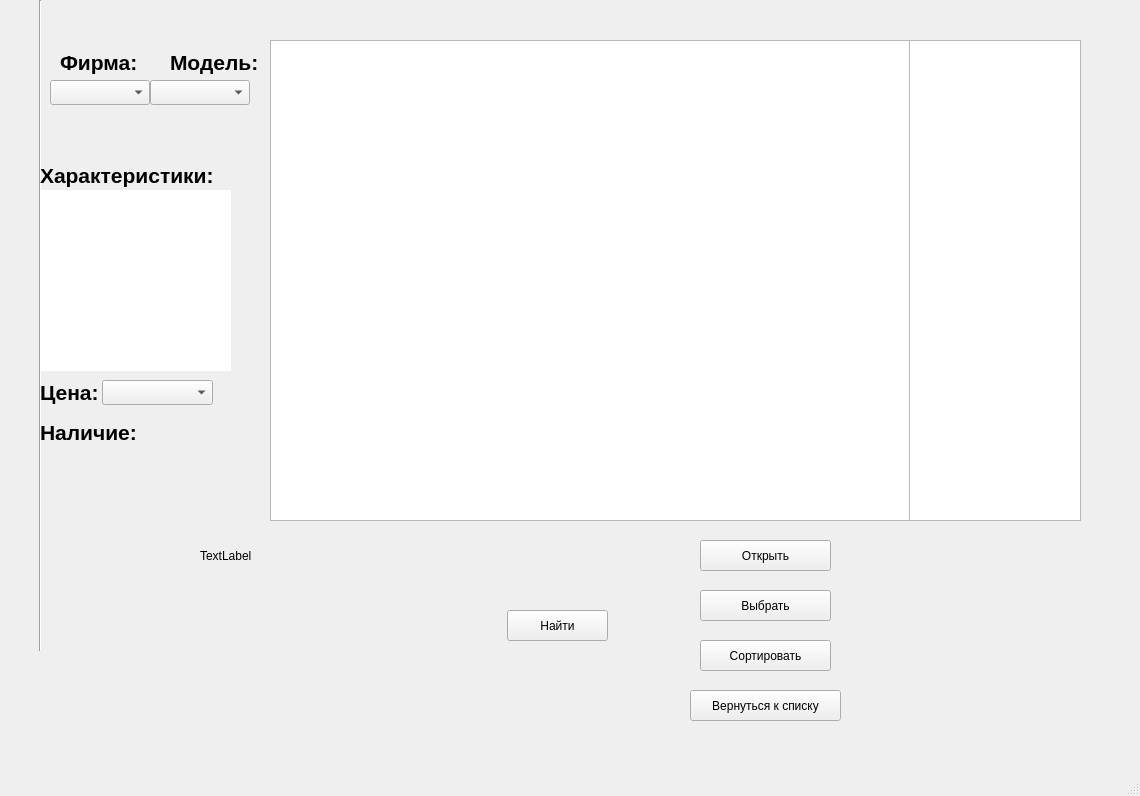
<?xml version="1.0" encoding="UTF-8"?>
<ui version="4.0">
 <class>MainWindow</class>
 <widget class="QMainWindow" name="MainWindow">
  <property name="geometry">
   <rect>
    <x>0</x>
    <y>0</y>
    <width>1140</width>
    <height>796</height>
   </rect>
  </property>
  <property name="windowTitle">
   <string>MainWindow</string>
  </property>
  <widget class="QWidget" name="centralwidget">
   <widget class="QListView" name="listView">
    <property name="geometry">
     <rect>
      <x>440</x>
      <y>40</y>
      <width>641</width>
      <height>481</height>
     </rect>
    </property>
   </widget>
   <widget class="QLabel" name="label">
    <property name="geometry">
     <rect>
      <x>200</x>
      <y>540</y>
      <width>121</width>
      <height>31</height>
     </rect>
    </property>
    <property name="font">
     <font>
      <bold>false</bold>
     </font>
    </property>
    <property name="text">
     <string>TextLabel</string>
    </property>
   </widget>
   <widget class="QPushButton" name="pushButton">
    <property name="geometry">
     <rect>
      <x>700</x>
      <y>540</y>
      <width>131</width>
      <height>31</height>
     </rect>
    </property>
    <property name="text">
     <string>Открыть</string>
    </property>
   </widget>
   <widget class="QPushButton" name="pushButton_2">
    <property name="geometry">
     <rect>
      <x>700</x>
      <y>590</y>
      <width>131</width>
      <height>31</height>
     </rect>
    </property>
    <property name="text">
     <string>Выбрать</string>
    </property>
   </widget>
   <widget class="QTableView" name="tableView">
    <property name="geometry">
     <rect>
      <x>270</x>
      <y>40</y>
      <width>640</width>
      <height>481</height>
     </rect>
    </property>
    <property name="editTriggers">
     <set>QAbstractItemView::NoEditTriggers</set>
    </property>
   </widget>
   <widget class="QLabel" name="firm">
    <property name="geometry">
     <rect>
      <x>60</x>
      <y>50</y>
      <width>76</width>
      <height>24</height>
     </rect>
    </property>
    <property name="font">
     <font>
      <pointsize>16</pointsize>
      <italic>false</italic>
      <bold>true</bold>
      <underline>false</underline>
      <strikeout>false</strikeout>
     </font>
    </property>
    <property name="text">
     <string>Фирма:</string>
    </property>
   </widget>
   <widget class="QComboBox" name="comboBoxFirm">
    <property name="geometry">
     <rect>
      <x>50</x>
      <y>80</y>
      <width>100</width>
      <height>25</height>
     </rect>
    </property>
   </widget>
   <widget class="QLabel" name="model">
    <property name="geometry">
     <rect>
      <x>170</x>
      <y>50</y>
      <width>91</width>
      <height>25</height>
     </rect>
    </property>
    <property name="font">
     <font>
      <pointsize>16</pointsize>
      <bold>true</bold>
     </font>
    </property>
    <property name="text">
     <string>Модель:</string>
    </property>
   </widget>
   <widget class="QComboBox" name="comboBoxModel">
    <property name="geometry">
     <rect>
      <x>150</x>
      <y>80</y>
      <width>100</width>
      <height>25</height>
     </rect>
    </property>
   </widget>
   <widget class="Line" name="line">
    <property name="geometry">
     <rect>
      <x>30</x>
      <y>0</y>
      <width>20</width>
      <height>651</height>
     </rect>
    </property>
    <property name="orientation">
     <enum>Qt::Vertical</enum>
    </property>
   </widget>
   <widget class="QLabel" name="param">
    <property name="geometry">
     <rect>
      <x>40</x>
      <y>160</y>
      <width>191</width>
      <height>31</height>
     </rect>
    </property>
    <property name="font">
     <font>
      <pointsize>16</pointsize>
      <bold>true</bold>
     </font>
    </property>
    <property name="text">
     <string>Характеристики:</string>
    </property>
   </widget>
   <widget class="QLabel" name="text">
    <property name="geometry">
     <rect>
      <x>40</x>
      <y>190</y>
      <width>191</width>
      <height>181</height>
     </rect>
    </property>
    <property name="font">
     <font>
      <pointsize>14</pointsize>
     </font>
    </property>
    <property name="styleSheet">
     <string notr="true">background-color: rgb(255, 255, 255);</string>
    </property>
    <property name="text">
     <string/>
    </property>
    <property name="textFormat">
     <enum>Qt::AutoText</enum>
    </property>
    <property name="alignment">
     <set>Qt::AlignLeading|Qt::AlignLeft|Qt::AlignTop</set>
    </property>
    <property name="wordWrap">
     <bool>true</bool>
    </property>
   </widget>
   <widget class="QLabel" name="price">
    <property name="geometry">
     <rect>
      <x>40</x>
      <y>380</y>
      <width>58</width>
      <height>24</height>
     </rect>
    </property>
    <property name="font">
     <font>
      <pointsize>16</pointsize>
      <bold>true</bold>
     </font>
    </property>
    <property name="text">
     <string>Цена:</string>
    </property>
   </widget>
   <widget class="QComboBox" name="comboBoxPrice">
    <property name="geometry">
     <rect>
      <x>102</x>
      <y>380</y>
      <width>111</width>
      <height>25</height>
     </rect>
    </property>
   </widget>
   <widget class="QLabel" name="availability">
    <property name="geometry">
     <rect>
      <x>40</x>
      <y>420</y>
      <width>95</width>
      <height>24</height>
     </rect>
    </property>
    <property name="font">
     <font>
      <pointsize>16</pointsize>
      <bold>true</bold>
     </font>
    </property>
    <property name="text">
     <string>Наличие:</string>
    </property>
   </widget>
   <widget class="QLabel" name="yOrN">
    <property name="geometry">
     <rect>
      <x>148</x>
      <y>420</y>
      <width>73</width>
      <height>24</height>
     </rect>
    </property>
    <property name="font">
     <font>
      <pointsize>14</pointsize>
     </font>
    </property>
    <property name="text">
     <string/>
    </property>
   </widget>
   <widget class="QPushButton" name="pushButton_3">
    <property name="geometry">
     <rect>
      <x>700</x>
      <y>640</y>
      <width>131</width>
      <height>31</height>
     </rect>
    </property>
    <property name="text">
     <string>Сортировать</string>
    </property>
   </widget>
   <widget class="QPushButton" name="pushButton_4">
    <property name="geometry">
     <rect>
      <x>690</x>
      <y>690</y>
      <width>151</width>
      <height>31</height>
     </rect>
    </property>
    <property name="text">
     <string>Вернуться к списку</string>
    </property>
   </widget>
   <widget class="QPushButton" name="pushButton_5">
    <property name="geometry">
     <rect>
      <x>507</x>
      <y>610</y>
      <width>101</width>
      <height>31</height>
     </rect>
    </property>
    <property name="text">
     <string>Найти</string>
    </property>
   </widget>
  </widget>
  <widget class="QMenuBar" name="menubar">
   <property name="geometry">
    <rect>
     <x>0</x>
     <y>0</y>
     <width>1140</width>
     <height>22</height>
    </rect>
   </property>
  </widget>
  <widget class="QStatusBar" name="statusbar"/>
 </widget>
 <resources/>
 <connections/>
</ui>
